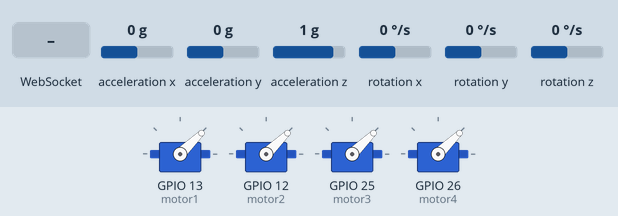
Bench run of a sketch on a simulated ESP32. Shown: 4 × servo. The inputs (shaded band) are chosen by the test bench; at power-on: acceleration x 0 g, acceleration y 0 g, acceleration z 1 g, rotation x 0 °/s, rotation y 0 °/s, rotation z 0 °/s. What the sketch prints to the serial monitor is not drawn.

Above: at 4.2 s.
4.3 s: WebSocket text "up" received
At 5.5 s:
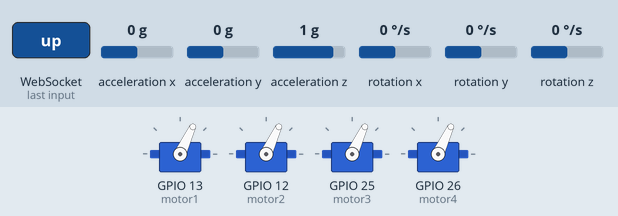
5.8 s: WebSocket text "down" received
At 6.3 s:
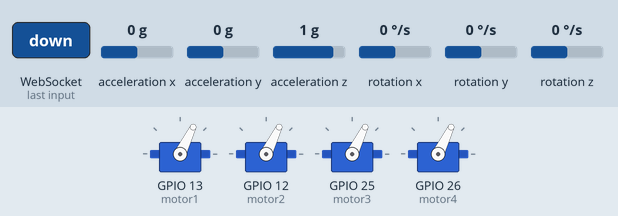
7.3 s: WebSocket text "left" received
At 7.8 s:
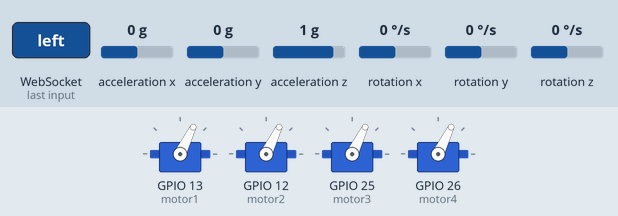
8.8 s: WebSocket text "right" received
At 9.7 s:
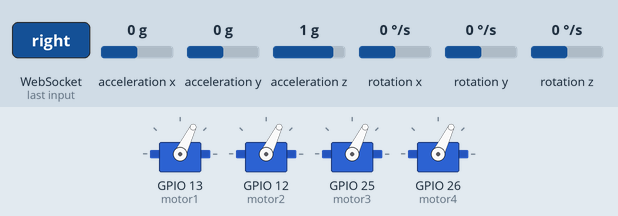
Timing chart, 0 to 11.8 s (numbered marks = the images above; inputs shaded):
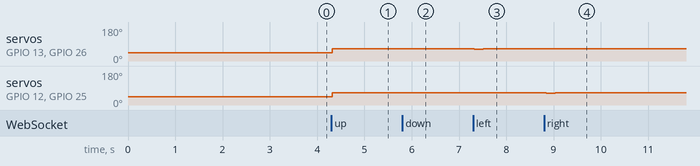

Measured:
- after the input at 4.3 s, servo on GPIO 13 (motor1), servo on GPIO 12 (motor2), servo on GPIO 25 (motor3), servo on GPIO 26 (motor4): 44° → 65° at once
- after the input at 5.8 s, servo on GPIO 13 (motor1), servo on GPIO 12 (motor2), servo on GPIO 25 (motor3), servo on GPIO 26 (motor4): 65° → 64° at once
- after the input at 7.3 s, servo on GPIO 13 (motor1), servo on GPIO 26 (motor4): 64° → 62° at once, → 64° 0.20 s later; servo on GPIO 12 (motor2), servo on GPIO 25 (motor3): 64° → 66° at once, → 64° 0.20 s later
- after the input at 8.8 s, servo on GPIO 13 (motor1), servo on GPIO 26 (motor4): 64° → 66° at once, → 64° 0.20 s later; servo on GPIO 12 (motor2), servo on GPIO 25 (motor3): 64° → 62° at once, → 64° 0.20 s later

The sketch:

layout.ino
```cpp
#include <WiFi.h>
#include <WebServer.h>
#include <WebSocketsServer.h>
#include <Wire.h>
#include <MPU6050_light.h>
#include <ESP32Servo.h>

// WiFi AP setup
const char* ssid = "ESP32_WIFI";
const char* password = "12345678";
WebServer server(80);
WebSocketsServer webSocket(81);

// MPU6050
MPU6050 mpu(Wire);
float pitch = 0, roll = 0, yaw = 0;

// Motors (ESCs)
Servo motor1, motor2, motor3, motor4;
const int PWM_MIN = 1000;
const int PWM_MAX = 2000;
int throttle = 1200;

// Control
String lastCommand = "";

// Timing
unsigned long lastTime = 0;
const int loopDelay = 50;

// Web UI with 3D model
const char MAIN_page[] PROGMEM = R"rawliteral(
<!DOCTYPE html>
<html>
<head>
  <meta charset="UTF-8">
  <title>ESP32 Drone 3D</title>
  <script src="https://cdn.jsdelivr.net/npm/three@0.150.1/build/three.min.js"></script>
  <style>
    body { margin: 0; overflow: hidden; font-family: sans-serif; }
    #controls {
      position: absolute;
      top: 10px; left: 10px;
      background: rgba(255,255,255,0.9);
      padding: 10px;
      border-radius: 8px;
    }
    button { width: 60px; margin: 2px; height: 30px; }
  </style>
</head>
<body>
<div id="controls">
  <div>
    <button onclick="sendCmd('up')">Up</button>
    <button onclick="sendCmd('down')">Down</button>
  </div>
  <div>
    <button onclick="sendCmd('left')">Left</button>
    <button onclick="sendCmd('right')">Right</button>
  </div>
  <div>
    <button onclick="sendCmd('yawL')">Yaw ⟲</button>
    <button onclick="sendCmd('yawR')">Yaw ⟳</button>
  </div>
  <div>
    <button onclick="sendCmd('stop')">STOP</button>
  </div>
</div>

<script>
  let socket = new WebSocket("ws://" + location.hostname + ":81/");
  let scene, camera, renderer, drone;

  socket.onopen = () => console.log("WebSocket connected");
  socket.onmessage = event => {
    try {
      const obj = JSON.parse(event.data);
      drone.rotation.x = obj.pitch * Math.PI / 180;
      drone.rotation.z = obj.roll  * Math.PI / 180;
      drone.rotation.y = obj.yaw   * Math.PI / 180;
    } catch (e) {
      console.error("Invalid data", e);
    }
  };

  function sendCmd(cmd) {
    socket.send(cmd);
    console.log("Sent:", cmd);
  }

  function init3D() {
    scene = new THREE.Scene();
    camera = new THREE.PerspectiveCamera(75, window.innerWidth / window.innerHeight, 0.1, 1000);
    camera.position.set(0, 2, 5);
    camera.lookAt(0, 0, 0);

    renderer = new THREE.WebGLRenderer({ antialias: true });
    renderer.setSize(window.innerWidth, window.innerHeight);
    document.body.appendChild(renderer.domElement);

    // Drone group
    drone = new THREE.Group();

    // Body
    const bodyGeometry = new THREE.BoxGeometry(1.5, 0.3, 1.5);
    const bodyMaterial = new THREE.MeshStandardMaterial({ color: 0x00aaff });
    const body = new THREE.Mesh(bodyGeometry, bodyMaterial);
    drone.add(body);

    // Arms
    const armGeometry = new THREE.CylinderGeometry(0.05, 0.05, 2.2, 8);
    const armMaterial = new THREE.MeshStandardMaterial({ color: 0x333333 });

    const arm1 = new THREE.Mesh(armGeometry, armMaterial);
    arm1.rotation.z = Math.PI / 4;
    drone.add(arm1);

    const arm2 = new THREE.Mesh(armGeometry, armMaterial);
    arm2.rotation.z = -Math.PI / 4;
    drone.add(arm2);

    // Propellers
    const propellerGeometry = new THREE.CylinderGeometry(0.1, 0.1, 0.02, 16);
    const propellerMaterial = new THREE.MeshStandardMaterial({ color: 0x000000 });
    const offset = 1.1;

    const positions = [
      [ offset, 0.2,  offset], // front right
      [-offset, 0.2,  offset], // front left
      [ offset, 0.2, -offset], // back right
      [-offset, 0.2, -offset]  // back left
    ];

    positions.forEach(pos => {
      const propeller = new THREE.Mesh(propellerGeometry, propellerMaterial);
      propeller.position.set(pos[0], pos[1], pos[2]);
      propeller.rotation.x = Math.PI / 2;
      drone.add(propeller);
    });

    scene.add(drone);

    const light = new THREE.PointLight(0xffffff, 1);
    light.position.set(5, 5, 5);
    scene.add(light);

    function animate() {
      requestAnimationFrame(animate);
      renderer.render(scene, camera);
    }
    animate();
  }

  window.onload = init3D;
</script>
</body>
</html>
)rawliteral";

// Xử lý root
void handleRoot() {
  server.send(200, "text/html", MAIN_page);
}

void setup() {
  Serial.begin(115200);
  Wire.begin(21, 22);  // SDA, SCL

  byte status = mpu.begin();
  if (status != 0) {
    Serial.print("MPU6050 init failed! Code: ");
    Serial.println(status);
    while (1) delay(1000);
  }
  mpu.calcOffsets(true, true);
  Serial.println("MPU6050 ready");

  // ESC pin setup
  motor1.attach(13);
  motor2.attach(12);
  motor3.attach(25);
  motor4.attach(26);

  motor1.writeMicroseconds(PWM_MIN);
  motor2.writeMicroseconds(PWM_MIN);
  motor3.writeMicroseconds(PWM_MIN);
  motor4.writeMicroseconds(PWM_MIN);
  delay(2000);

  // WiFi
  WiFi.softAP(ssid, password);
  Serial.println("AP IP: " + WiFi.softAPIP().toString());

  server.on("/", handleRoot);
  server.begin();

  webSocket.begin();
  webSocket.onEvent([](uint8_t num, WStype_t type, uint8_t * payload, size_t length) {
    if (type == WStype_TEXT) {
      lastCommand = String((char*)payload);
      Serial.println("Command: " + lastCommand);
    }
  });

  lastTime = millis();
}

void loop() {
  server.handleClient();
  webSocket.loop();

  if (millis() - lastTime < loopDelay) return;
  float dt = (millis() - lastTime) / 1000.0;
  lastTime = millis();

  mpu.update();
  pitch = mpu.getAngleX();
  roll = mpu.getAngleY();
  yaw = mpu.getAngleZ();

  // Gửi JSON tới client
  String json = "{\"pitch\":" + String(pitch, 2)
              + ",\"roll\":" + String(roll, 2)
              + ",\"yaw\":" + String(yaw, 2) + "}";
  webSocket.broadcastTXT(json);

  // In Serial
  Serial.printf("P: %.2f R: %.2f Y: %.2f\n", pitch, roll, yaw);

  // Xử lý lệnh điều khiển
  if (lastCommand != "") {
    if (lastCommand == "up") throttle = min(throttle + 10, PWM_MAX);
    else if (lastCommand == "down") throttle = max(throttle - 10, PWM_MIN);
    else if (lastCommand == "left") {
      motor1.writeMicroseconds(throttle - 20);
      motor2.writeMicroseconds(throttle + 20);
      motor3.writeMicroseconds(throttle + 20);
      motor4.writeMicroseconds(throttle - 20);
      delay(200);
    } else if (lastCommand == "right") {
      motor1.writeMicroseconds(throttle + 20);
      motor2.writeMicroseconds(throttle - 20);
      motor3.writeMicroseconds(throttle - 20);
      motor4.writeMicroseconds(throttle + 20);
      delay(200);
    } else if (lastCommand == "yawL") {
      motor1.writeMicroseconds(throttle + 30);
      motor2.writeMicroseconds(throttle - 30);
      motor3.writeMicroseconds(throttle + 30);
      motor4.writeMicroseconds(throttle - 30);
      delay(200);
    } else if (lastCommand == "yawR") {
      motor1.writeMicroseconds(throttle - 30);
      motor2.writeMicroseconds(throttle + 30);
      motor3.writeMicroseconds(throttle - 30);
      motor4.writeMicroseconds(throttle + 30);
      delay(200);
    } else if (lastCommand == "stop") {
      throttle = PWM_MIN;
    }

    // Gửi tốc độ mới
    motor1.writeMicroseconds(throttle);
    motor2.writeMicroseconds(throttle);
    motor3.writeMicroseconds(throttle);
    motor4.writeMicroseconds(throttle);

    lastCommand = "";
  }
}
```
